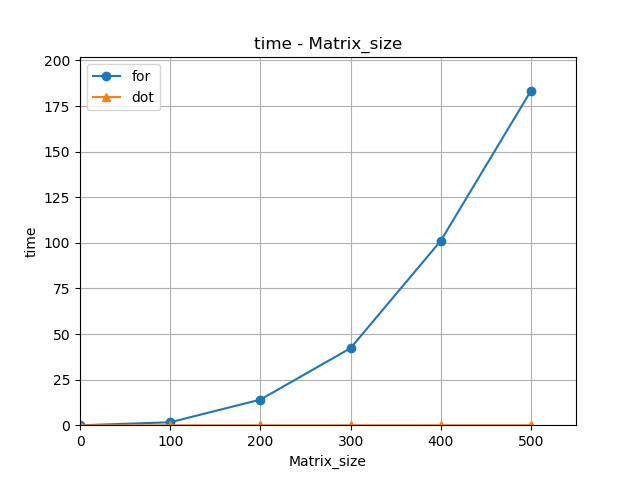

Generate this figure with Python:
import sys
import numpy as np
import time
import matplotlib.pyplot as plt
sys.path.append('../Lib/')
from graph_anime import init,line_init,line_update

fig,ax = init()

plt.title("time - Matrix_size")
plt.xlabel("Matrix_size")
plt.ylabel("time")
plt.grid()

x = np.zeros(1)
y1 = np.zeros(1)
y2 = np.zeros(1)
line1 = line_init(x,y1,fig,ax,marker="o",label="for")
line2 = line_init(x,y2,fig,ax,marker="^",label="dot")
plt.legend(loc='upper left')

line_update(x,y1,fig,ax,line1)
line_update(x,y2,fig,ax,line2)

for i in range(100,501,100):
	x = np.append(x,i)
	X = np.random.randn(i,i)
	Y = np.random.randn(i,i)
	ans1 = ans2 = np.zeros((i,i))

	start=time.time()
	for i in range(X.shape[0]):
		for j in range(Y.shape[1]):
			#ans[i,j] = np.sum(X[i,:]*Y[:,j])
			ans1[i,j] = sum([x_data*y_data for x_data,y_data in zip(X[i,:],Y[:,j])])
	y1 = np.append(y1,time.time()-start)
	line_update(x,y1,fig,ax,line1)
	#print("for(X,Y) >>> ",ans1)
	print("time = ",time.time()-start)

	start=time.time()
	ans2 = np.dot(X,Y)
	y2 = np.append(y2,time.time()-start)
	line_update(x,y2,fig,ax,line2)
	#print("np.dot(X,Y) >>> ",ans2)
	print("time = ",time.time()-start,"\n")

plt.savefig('mondai1.png')